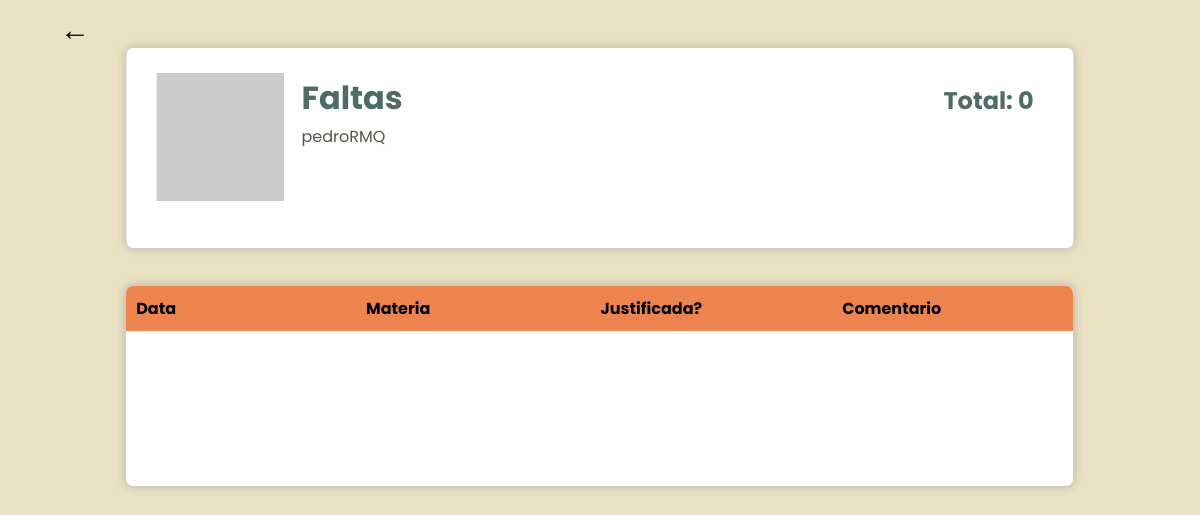
/absence/ (signed in), run on an earlier commit of the app's database.
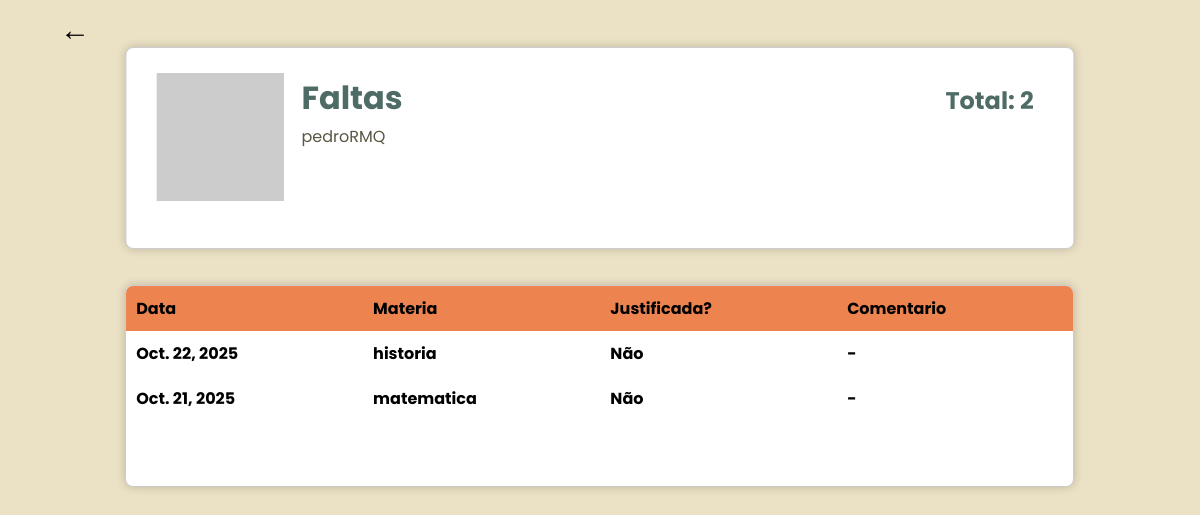
And on a later commit of the database.
### student/models.py (models this page shows, shortened)
class Falta(models.Model):
    aluno = models.ForeignKey(Aluno, on_delete=models.CASCADE)
    materia = models.ForeignKey(Materia, on_delete=models.CASCADE)
    data = models.DateField()
    justificada = models.BooleanField(default=False)
    comentario = models.TextField(blank=True,default="-")

class Materia(models.Model):
    Dias_semana = (
        ('0','Domingo'),
        ('1','Segunda_feira'),
        ('2','Terça_feira'),
        ('3','Quarta_feira'),
        ('4','Quinta_feira'),
        ('5','Sexta_feira'),
        ('6','Sabado'),
    )
    nome = models.CharField(max_length=50)
    dias = MultiSelectField(choices=Dias_semana,blank=True, default=list)

### student/views.py (the view)
# urls.py: path('absence/', studentViews.absence_page, name="absence"),
def absence_page(request):
    if not request.user.is_authenticated:
        return redirect('login')
    faltas = Falta.objects.filter(aluno__user=request.user).order_by('-data')
    total = faltas.count()
    return render(request, 'student/absence.html',{'faltas': faltas, 'total': total})

### student/templates/student/absence.html (shortened to what this page needs)
<!DOCTYPE html>
<html lang="en">
    {% load static %}
<head>
    <link rel="stylesheet" href="{% static 'css/style.css' %}">
</head>
<body>
    <a id="return" class = 'links' href="{% url 'home' %}">&larr;</a>
    <div class="user_data">
        <img src="https://placehold.co/128x128" alt="Foto do usuario">
        <h1>Faltas</h1>
        <h2>Total: {{ total }}</h2>
        <p>{{ request.user.username }}</p>
    </div>
        <div class="user_info">
            <table>
                <thead>
                    <tr>
                        <th>Data</th>
                        <th>Materia</th>
                        <th>Justificada?</th>
                        <th>Comentario</th>
                    </tr>
                </thead>
                <tbody>
                    {% for falta in faltas %}
                    <tr>
                        <th>{{ falta.data }}</th>
                        <th>{{ falta.materia.nome }}</th>
                        <th>{% if falta.justificada %}sim{% else %}Não{% endif %}</th>
                        <th>{{ falta.comentario }}</th>
                    </tr>
                    {% endfor %}
                </tbody>
            </table>
    </div>
</body>
</html>

What changed in the data, as far as the page shows it:
added Falta: data "Oct. 22, 2025", materia.nome "historia", justificada "Não", comentario "-"
added Falta: data "Oct. 21, 2025", materia.nome "matematica", justificada "Não", comentario "-"
Also different on the page:
{{ total }}: "0" → "2"
